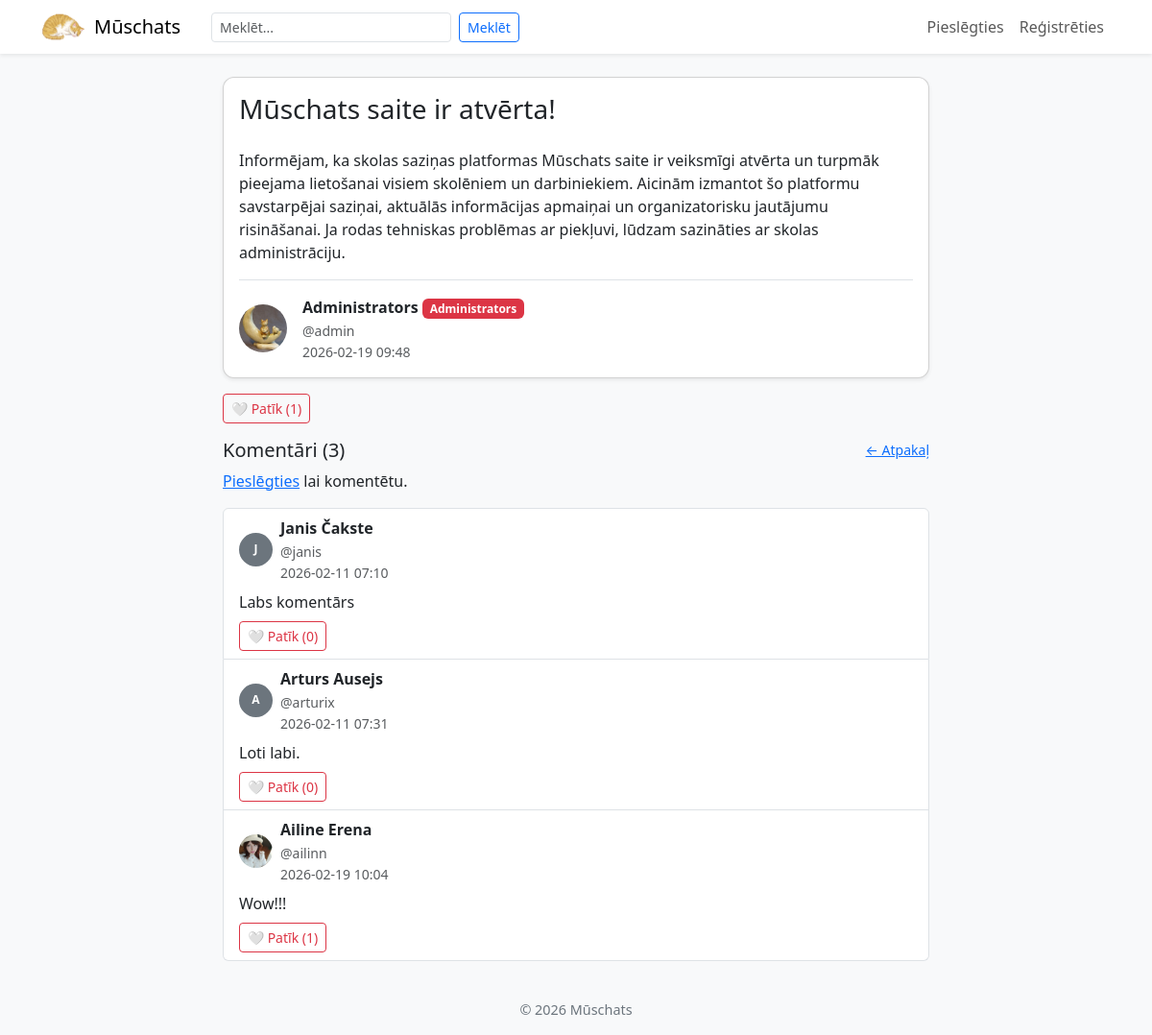
The app's page /diskusijas/1 with its own data.
### app.py (models this page shows)
class Diskusijas(db.Model):
    __tablename__ = 'Diskusijas'
    id = db.Column(db.Integer, primary_key=True)
    virsraksts = db.Column(db.String(200), nullable=False)
    saturs = db.Column(db.Text, nullable=False)
    lietotaja_id = db.Column(db.Integer, db.ForeignKey('Lietotaji.id'), nullable=False)
    datums = db.Column(db.DateTime, default=datetime.utcnow)
    ir_redigets = db.Column(db.Boolean, default=False)
    redigets_datums = db.Column(db.DateTime, nullable=True)
    ir_piefikseta = db.Column(db.Boolean, default=False)
    ir_slegta = db.Column(db.Boolean, default=False)
    komentari = db.relationship('Komentari', backref='diskusija', lazy=True, cascade='all, delete-orphan')
    lietotajs = db.relationship('Lietotaji', backref='diskusijas')
    patikumi = db.relationship('DiskusijaPatikumi', backref='diskusija', lazy=True, cascade='all, delete-orphan')

class Lietotaji(db.Model):
    __tablename__ = 'Lietotaji'
    id = db.Column(db.Integer, primary_key=True)
    lietotajvards = db.Column(db.String(80), unique=True, nullable=False)
    parole = db.Column(db.String(255), nullable=False)
    vards = db.Column(db.String(80), nullable=False)
    uzvards = db.Column(db.String(80), nullable=False)
    loma = db.Column(db.String(80), nullable=False)
    konta_bilde = db.Column(db.String(255), nullable=True)
    bio = db.Column(db.Text, nullable=True)
    epasts = db.Column(db.String(120), nullable=False, unique=True)
    ir_apstiprinats = db.Column(db.Boolean, default=True)
    reputacija = db.Column(db.Integer, default=0)

class Komentari(db.Model):
    __tablename__ = 'Komentari'
    id = db.Column(db.Integer, primary_key=True)
    saturs = db.Column(db.Text, nullable=False)
    lietotaja_id = db.Column(db.Integer, db.ForeignKey('Lietotaji.id'), nullable=False)
    diskusijas_id = db.Column(db.Integer, db.ForeignKey('Diskusijas.id'), nullable=False)
    datums = db.Column(db.DateTime, default=datetime.utcnow)
    ir_redigets = db.Column(db.Boolean, default=False)
    redigets_datums = db.Column(db.DateTime, nullable=True)
    lietotajs = db.relationship('Lietotaji', backref='komentari')
    patikumi = db.relationship('KomentaraPatikumi', backref='komentars', lazy=True, cascade='all, delete-orphan')

### app.py (the view, shortened to what this page needs)
@app.route("/diskusijas/<int:diskusijas_id>", methods=["GET", "POST"])
def diskusija(diskusijas_id):
    diskusija = Diskusijas.query.get_or_404(diskusijas_id)
    if diskusija.ir_slegta and 'lietotajvards' in session:
        lietotajs = Lietotaji.query.get(session['lietotaja_id'])
        if lietotajs.id != diskusija.lietotaja_id and lietotajs.loma != 'Administrators':
            flash("Šī diskusija ir slēgta.", "info")
            return redirect(url_for("index"))
    return render_template(
        "diskusija.html",
        diskusija=diskusija,
        ir_piesledzis='lietotajvards' in session
    )

### app.py (called while the page is built)
@app.context_processor
def inject_common():
    return {
        'ir_piesledzis': 'lietotajvards' in session,
        'current_year': datetime.utcnow().year
    }

### templates/diskusija.html (shortened to what this page needs)
{% extends "layout.html" %}
{% block content %}
    <div class="row justify-content-center">
        <div class="col-12 col-lg-8">
            <div class="card mb-3 shadow-sm">
                <div class="card-body">
                    <div class="d-flex justify-content-between align-items-start mb-3">
                        <h3 class="card-title">{{ diskusija.virsraksts }}</h3>
                    </div>
                    <p class="card-text">{{ diskusija.saturs }}</p>
                    <div class="d-flex align-items-center mt-3 pt-3 border-top justify-content-between">
                        <div class="d-flex align-items-center">
                            <a href="{{ url_for('profils', lietotaja_vards=diskusija.lietotajs.lietotajvards) }}" class="text-decoration-none">
                                {% if diskusija.lietotajs.konta_bilde %}
                                    <img src="{{ url_for('static', filename='uploads/' + diskusija.lietotajs.konta_bilde) }}" alt="konts" class="rounded-circle me-3" style="width: 50px; height: 50px; object-fit: cover;">
                                {% else %}
                                    <div class="rounded-circle bg-secondary me-3 d-flex align-items-center justify-content-center" style="width: 50px; height: 50px; color: white; font-weight: bold;">{{ diskusija.lietotajs.vards[0] }}</div>
                                {% endif %}
                            </a>
                            <div>
                                <div>
                                    <strong>{{ diskusija.lietotajs.vards }} {{ diskusija.lietotajs.uzvards }}</strong>
                                    {% if diskusija.lietotajs.loma == 'Administrators' %}
                                        <span class="badge bg-danger">Administrators</span>
                                    {% endif %}
                                </div>
                                <a href="{{ url_for('profils', lietotaja_vards=diskusija.lietotajs.lietotajvards) }}" class="text-muted small text-decoration-none">@{{ diskusija.lietotajs.lietotajvards }}</a>
                                <div class="text-muted small">{{ diskusija.datums.strftime('%Y-%m-%d %H:%M') }}
                                </div>
                            </div>
                        </div>
                    </div>
                </div>
            </div>
            <div class="mb-3">
                <button class="btn btn-outline-danger btn-sm" id="likeBtn" onclick="likeDiskusija()">
                    <span id="likeIcon">🤍</span> Patīk (<span id="likeCount">{{ diskusija.patikumi|length }}</span>)
                </button>
            </div>
            <div class="d-flex justify-content-between align-items-center mb-2">
                <h5 class="mb-0">Komentāri ({{ diskusija.komentari|length }})</h5>
                <a href="{{ url_for('index') }}" class="small">← Atpakaļ</a>
            </div>
            {% if ir_piesledzis and not diskusija.ir_slegta %}
                <div class="card mb-3">
                    <div class="card-body">
                        <form method="POST">
                            <div class="mb-3">
                                <textarea name="saturs" class="form-control" placeholder="Pievieno komentāru..." minlength="2" maxlength="500" required rows="3"></textarea>
                            </div>
                            <div class="text-end">
                                <button class="btn btn-primary btn-sm" type="submit">Sūtīt komentāru</button>
                            </div>
                        </form>
                    </div>
                </div>
            {% elif ir_piesledzis and diskusija.ir_slegta %}
                <p class="text-muted alert alert-info">Šī diskusija ir slēgta un jaunus komentārus pievienot nevar.</p>
            {% else %}
                <p><a href="{{ url_for('login') }}">Pieslēgties</a> lai komentētu.</p>
            {% endif %}
            {% if diskusija.komentari %}
                <div class="list-group">
                    {% for k in diskusija.komentari %}
                        <div class="list-group-item">
                            <div class="d-flex align-items-center justify-content-between mb-2">
                                <div class="d-flex align-items-center">
                                    <a href="{{ url_for('profils', lietotaja_vards=k.lietotajs.lietotajvards) }}" class="text-decoration-none">
                                        {% if k.lietotajs.konta_bilde %}
                                            <img src="{{ url_for('static', filename='uploads/' + k.lietotajs.konta_bilde) }}" alt="profils" class="rounded-circle me-2" style="width: 35px; height: 35px; object-fit: cover;">
                                        {% else %}
                                            <div class="rounded-circle bg-secondary me-2 d-flex align-items-center justify-content-center" style="width: 35px; height: 35px; color: white; font-weight: bold; font-size: 12px;">{{ k.lietotajs.vards[0] }}</div>
                                        {% endif %}
                                    </a>
                                    <div>
                                        <div>
                                            <strong>{{ k.lietotajs.vards }} {{ k.lietotajs.uzvards }}</strong>
                                        </div>
                                        <a href="{{ url_for('profils', lietotaja_vards=k.lietotajs.lietotajvards) }}" class="text-muted small text-decoration-none">@{{ k.lietotajs.lietotajvards }}</a>
                                        <div class="text-muted small">{{ k.datums.strftime('%Y-%m-%d %H:%M') }}
                                        </div>
                                    </div>
                                </div>
                            </div>
                            <p class="mb-2">{{ k.saturs }}</p>
                            <button class="btn btn-outline-danger btn-sm" onclick="likeKomentars({{ k.id }})">
                                <span id="likeIcon{{ k.id }}">🤍</span> Patīk (<span id="likeCount{{ k.id }}">{{ k.patikumi|length }}</span>)
                            </button>
                        </div>
                    {% endfor %}
                </div>
            {% else %}
                <p class="text-muted">Nav neviena komentāra.</p>
            {% endif %}
        </div>
    </div>
{% endblock %}

### templates/layout.html (style rules this page uses)
body { background: #f8f9fa; }
.card { border-radius: .75rem; }

### records on screen
Diskusijas: virsraksts "Mūschats saite ir atvērta!", saturs "Informējam, ka skolas saziņas platformas Mūschats saite ir veiksmīgi atvērta un turpmāk pieejama lietošanai visiem skolēniem un darbiniekiem. Aicinām izmantot šo platformu savstarpējai saziņai, aktuālās informācijas apmaiņai un organizatorisku jautājumu risināšanai. Ja rodas tehniskas problēmas ar piekļuvi, lūdzam sazināties ar skolas administrāciju.", datums "2026-02-19 09:48"
Lietotaji: konta_bilde (picture), lietotajs.vards "Administrators", lietotajs.lietotajvards "admin"
Komentari: lietotajs "J", lietotajs.vards "Janis", lietotajs.uzvards "Čakste", lietotajs.lietotajvards "janis", datums "2026-02-11 07:10", saturs "Labs komentārs", patikumi|length "0"
Komentari: lietotajs "A", lietotajs.vards "Arturs", lietotajs.uzvards "Ausejs", lietotajs.lietotajvards "arturix", datums "2026-02-11 07:31", saturs "Loti labi.", patikumi|length "0"
Komentari: konta_bilde (picture), lietotajs.vards "Ailine", lietotajs.uzvards "Erena", lietotajs.lietotajvards "ailinn", datums "2026-02-19 10:04", saturs "Wow!!!", patikumi|length "1"

### other values on screen
{{ diskusija.patikumi|length }} "1"
{{ diskusija.komentari|length }} "3"
